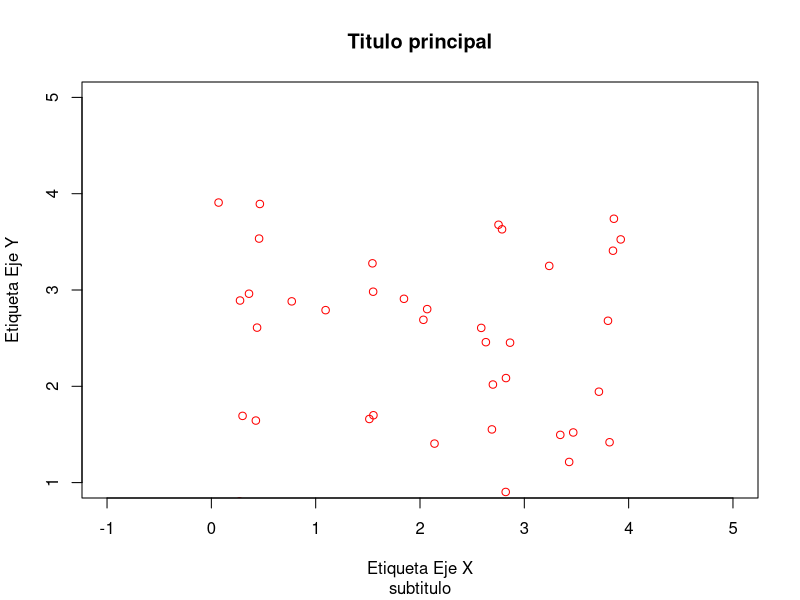
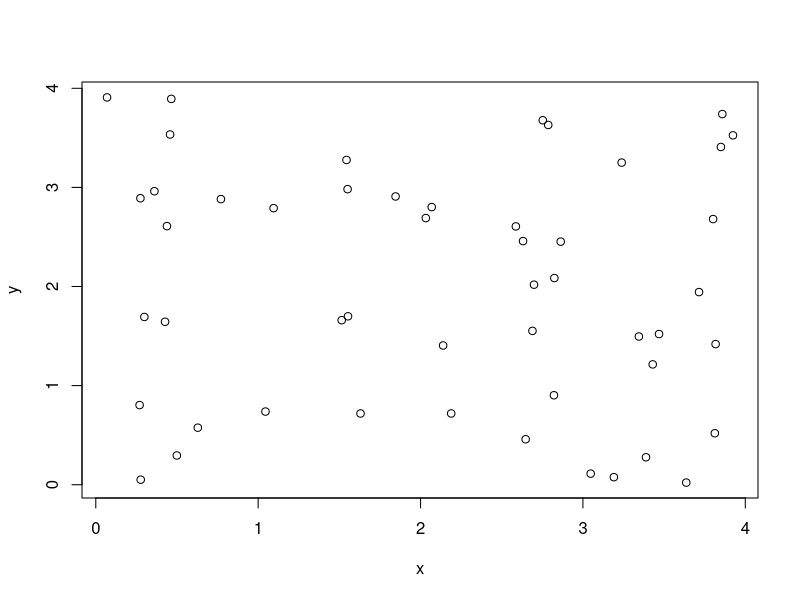
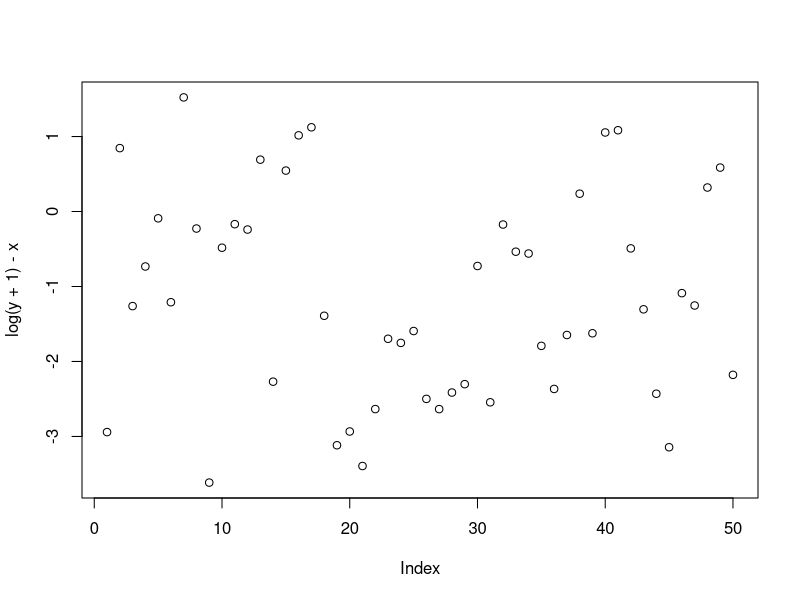
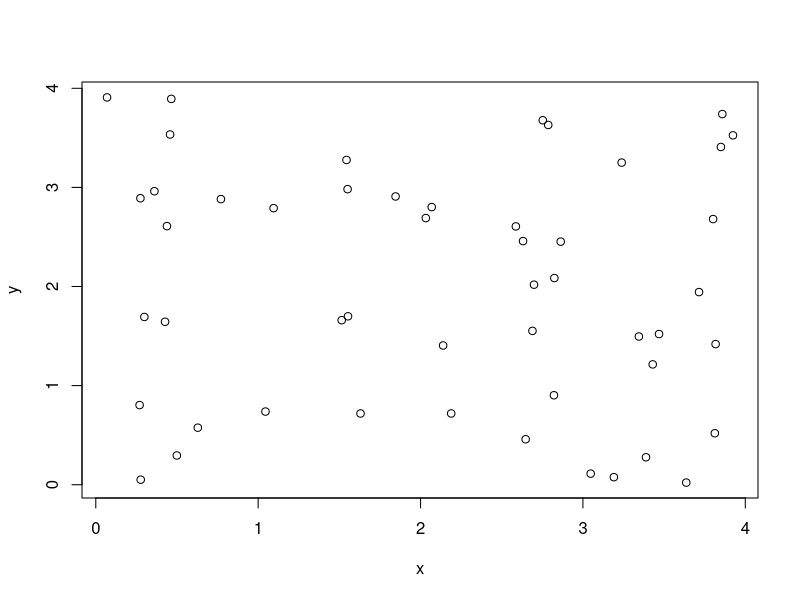
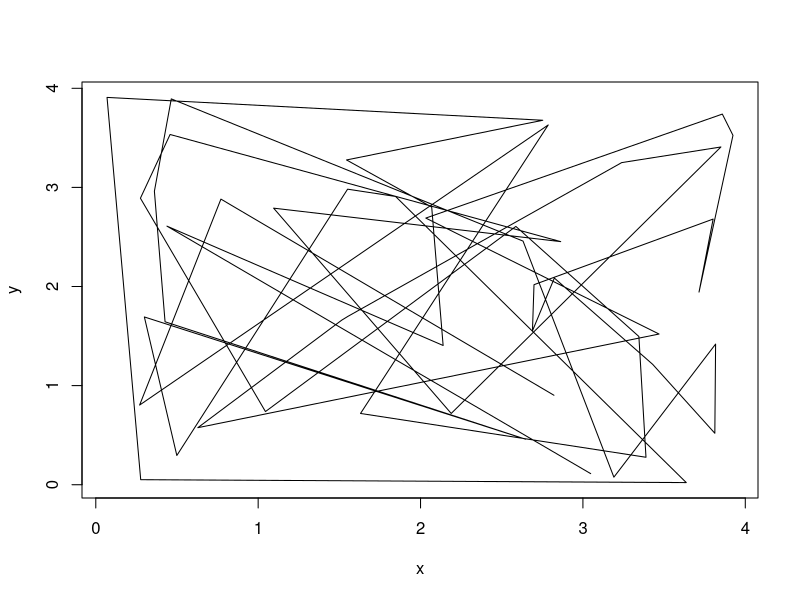
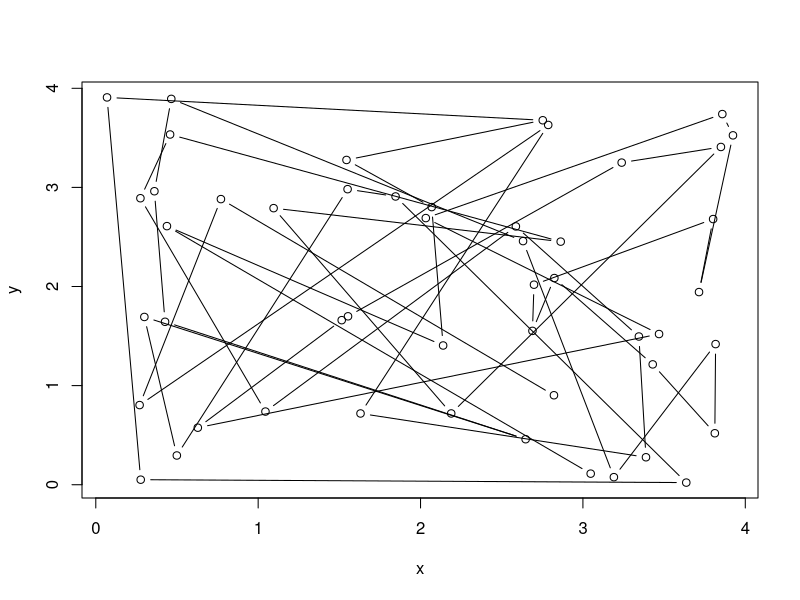
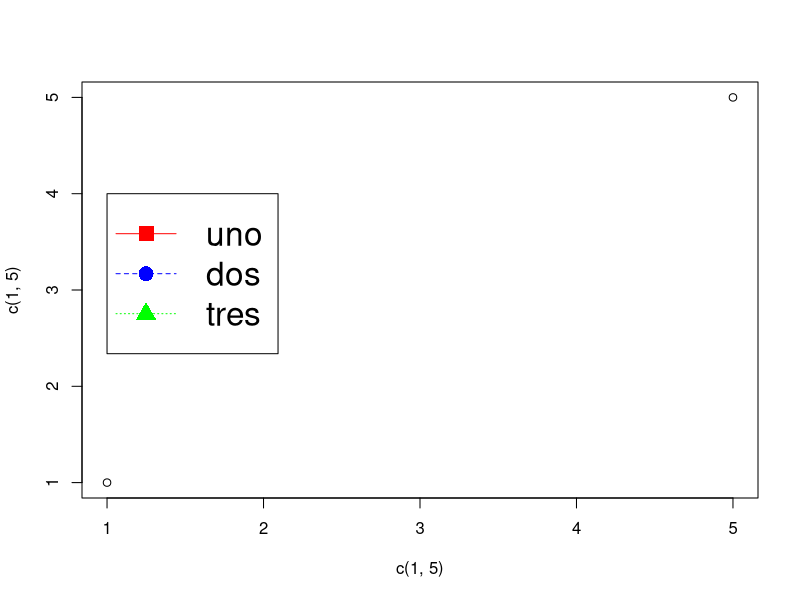

These figures' R source, in order:
#Graficos en R
# El comando plot()

x <- runif(50,0,4) # 50 numeros que sigen la normal entre 0 y 4
y <- runif(50,0,4) # 50 numeros que sigen la normal entre 0 y 4
plot(x,y, main = "Titulo principal", sub = "subtitulo", xlab = "Etiqueta Eje X", ylab = "Etiqueta Eje Y",
xlim = c(-1,5), ylim = c(1,5), col = "red") # Grafica de dispersion

# Varicaciones de plot

z <- cbind(x,y)
z
plot(z)

plot(log(y + 1) - x)

plot(x, y, type = "p") # Grafica de puntos

plot(x, y, type = "l") # Grafica de lineas

plot(x, y, type = "b") # Grafica de puntos y lineas

plot(c(1,5), c(1,5))
legend(1, 4, c("uno", "dos", "tres"), lty = 1:3, col = c("red", "blue", "green"), pch = 15:17, cex = 2)
